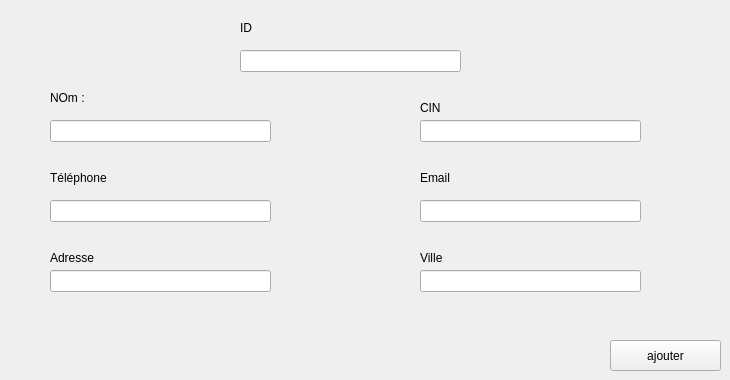
      <widget class="QWidget" name="tab_9">
       <attribute name="title">
        <string>ajouter</string>
       </attribute>
       <widget class="QLineEdit" name="id_f">
        <property name="geometry">
         <rect>
          <x>240</x>
          <y>50</y>
          <width>221</width>
          <height>22</height>
         </rect>
        </property>
       </widget>
       <widget class="QLineEdit" name="nom_f">
        <property name="geometry">
         <rect>
          <x>50</x>
          <y>120</y>
          <width>221</width>
          <height>22</height>
         </rect>
        </property>
       </widget>
       <widget class="QLabel" name="label_20">
        <property name="geometry">
         <rect>
          <x>420</x>
          <y>100</y>
          <width>121</width>
          <height>16</height>
         </rect>
        </property>
        <property name="text">
         <string>CIN</string>
        </property>
       </widget>
       <widget class="QLineEdit" name="email_f">
        <property name="geometry">
         <rect>
          <x>420</x>
          <y>200</y>
          <width>221</width>
          <height>22</height>
         </rect>
        </property>
       </widget>
       <widget class="QLineEdit" name="adresse_f">
        <property name="geometry">
         <rect>
          <x>50</x>
          <y>270</y>
          <width>221</width>
          <height>22</height>
         </rect>
        </property>
       </widget>
       <widget class="QLabel" name="label_23">
        <property name="geometry">
         <rect>
          <x>420</x>
          <y>250</y>
          <width>56</width>
          <height>16</height>
         </rect>
        </property>
        <property name="text">
         <string>Ville</string>
        </property>
       </widget>
       <widget class="QLabel" name="label_4">
        <property name="geometry">
         <rect>
          <x>50</x>
          <y>90</y>
          <width>56</width>
          <height>16</height>
         </rect>
        </property>
        <property name="text">
         <string>NOm :</string>
        </property>
       </widget>
       <widget class="QLineEdit" name="mf_f">
        <property name="geometry">
         <rect>
          <x>420</x>
          <y>120</y>
          <width>221</width>
          <height>22</height>
         </rect>
        </property>
       </widget>
       <widget class="QLabel" name="label_24">
        <property name="geometry">
         <rect>
          <x>50</x>
          <y>170</y>
          <width>81</width>
          <height>16</height>
         </rect>
        </property>
        <property name="text">
         <string>Téléphone</string>
        </property>
       </widget>
       <widget class="QLabel" name="label_26">
        <property name="geometry">
         <rect>
          <x>420</x>
          <y>170</y>
          <width>56</width>
          <height>16</height>
         </rect>
        </property>
        <property name="text">
         <string>Email</string>
        </property>
       </widget>
       <widget class="QLineEdit" name="tele_f">
        <property name="geometry">
         <rect>
          <x>50</x>
          <y>200</y>
          <width>221</width>
          <height>22</height>
         </rect>
        </property>
       </widget>
       <widget class="QLineEdit" name="ville_f">
        <property name="geometry">
         <rect>
          <x>420</x>
          <y>270</y>
          <width>221</width>
          <height>22</height>
         </rect>
        </property>
       </widget>
       <widget class="QPushButton" name="ajouter_four">
        <property name="geometry">
         <rect>
          <x>610</x>
          <y>340</y>
          <width>111</width>
          <height>31</height>
         </rect>
        </property>
        <property name="styleSheet">
         <string notr="true">#pushButton_choisir  {
-moz-box-shadow: 0px 10px 14px -7px #3e7327;
	-webkit-box-shadow: 0px 10px 14px -7px #3e7327;
	box-shadow: 0px 10px 14px -7px #3e7327;
	background:-webkit-gradient(linear, left top, left bottom, color-stop(0.05, #77b55a), color-stop(1, #72b352));
	background:-moz-linear-gradient(top, #77b55a 5%, #72b352 100%);
	background:-webkit-linear-gradient(top, #77b55a 5%, #72b352 100%);
	background:-o-linear-gradient(top, #77b55a 5%, #72b352 100%);
	background:-ms-linear-gradient(top, #77b55a 5%, #72b352 100%);
	background:linear-gradient(to bottom, #77b55a 5%, #72b352 100%);
	
	background-color: darkCyan ;
	-moz-border-radius:4px;
	-webkit-border-radius:4px;
	border-radius:4px;
	border:1px solid #4b8f29;
	display:inline-block;
	cursor:pointer;
	color:#ffffff;
	font-family:Arial;
	font-size:13px;
	font-weight:bold;
	padding:6px 12px;
	text-decoration:none;
	text-shadow:0px 1px 0px #5b8a3c;
}
#pushButton_choisir:hover {
background:-webkit-gradient(linear, left top, left bottom, color-stop(0.05, #72b352), color-stop(1, #77b55a));
	background:-moz-linear-gradient(top, #72b352 5%, #77b55a 100%);
	background:-webkit-linear-gradient(top, #72b352 5%, #77b55a 100%);
	background:-o-linear-gradient(top, #72b352 5%, #77b55a 100%);
	background:-ms-linear-gradient(top, #72b352 5%, #77b55a 100%);
	background:linear-gradient(to bottom, #72b352 5%, #77b55a 100%);
	
	background-color:blue;
}</string>
        </property>
        <property name="text">
         <string>ajouter</string>
        </property>
       </widget>
       <widget class="QLabel" name="label_27">
        <property name="geometry">
         <rect>
          <x>240</x>
          <y>20</y>
          <width>56</width>
          <height>16</height>
         </rect>
        </property>
        <property name="text">
         <string>ID</string>
        </property>
       </widget>
       <widget class="QLabel" name="label_29">
        <property name="geometry">
         <rect>
          <x>50</x>
          <y>250</y>
          <width>56</width>
          <height>16</height>
         </rect>
        </property>
        <property name="text">
         <string>Adresse</string>
        </property>
       </widget>
      </widget>
